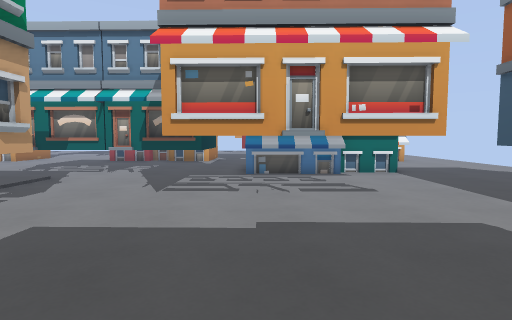
[1] (above)

24 first-person views from a walk through a 3-D level made in the Godot game engine. The camera is 1.2 m above the floor, tilts 4° down and sees 80° across. The floor is counted in squares, 1 m on a side. Each view is taken from the middle of a square. On the plan, view 1 faces up. The plan holds only what a view shows up to about 13 squares ahead; the rest is blank. The place goes on beyond the plan.

[2]
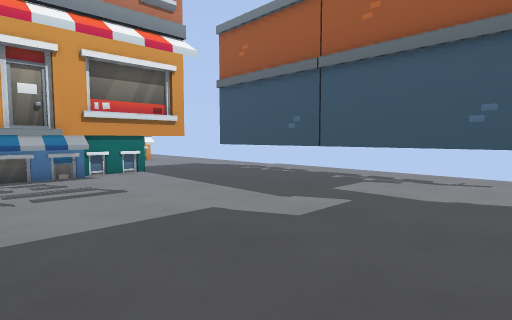

[3]
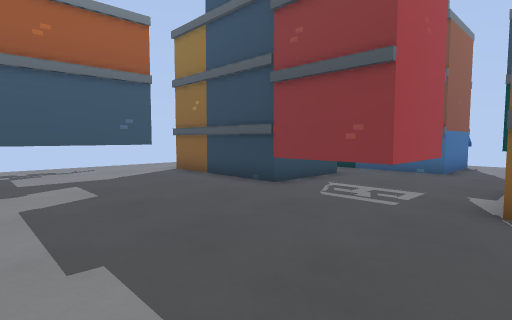

[4]
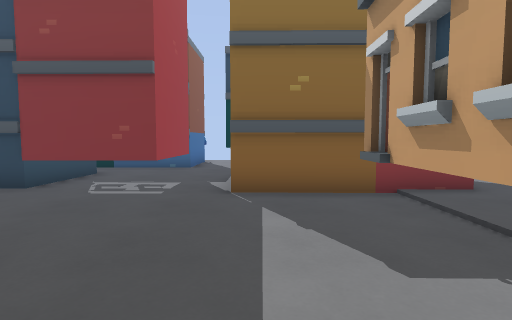

[5]
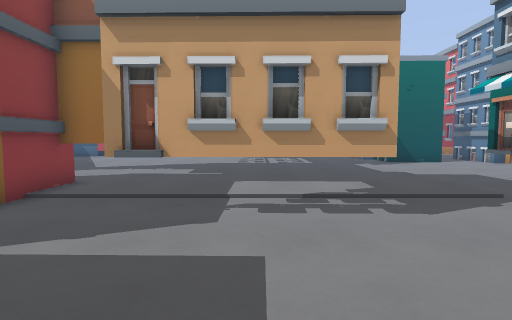

[6]
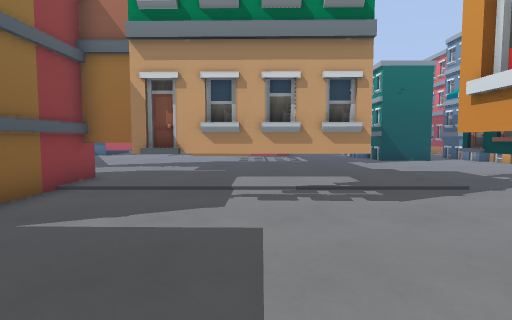

[7]
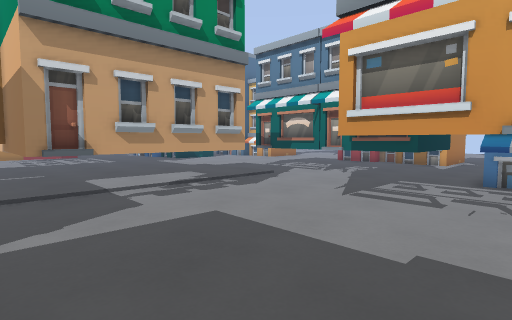

[8]
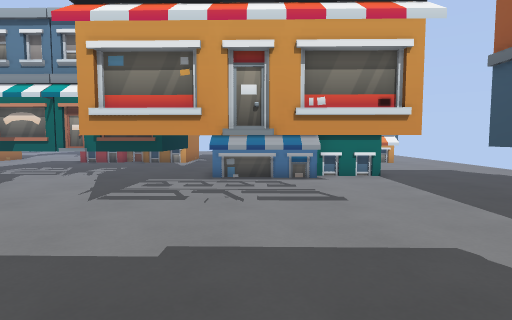

[9]
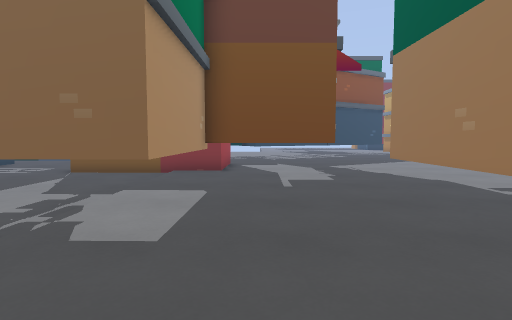

[10]
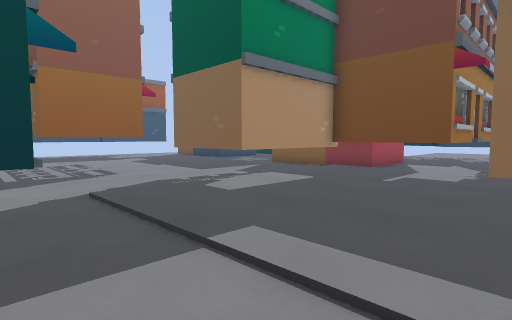

[11]
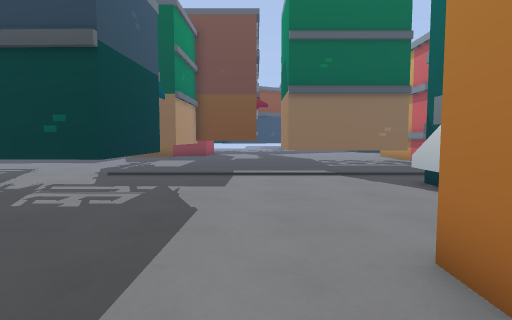

[12]
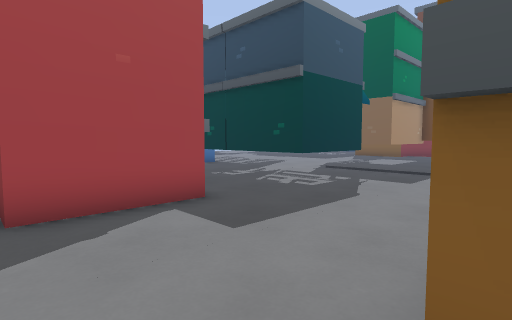

[13]
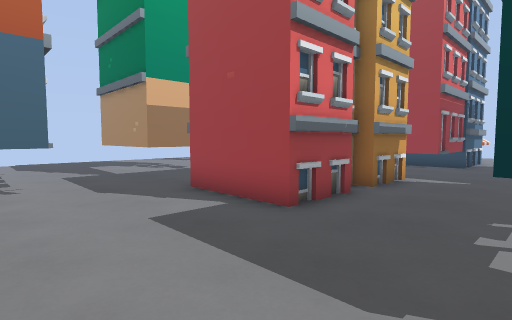

[14]
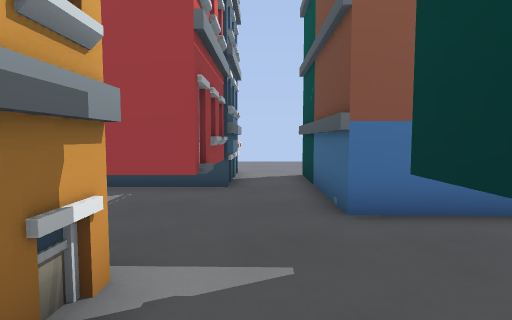

[15]
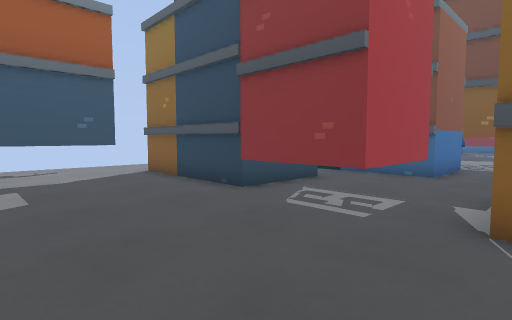

[16]
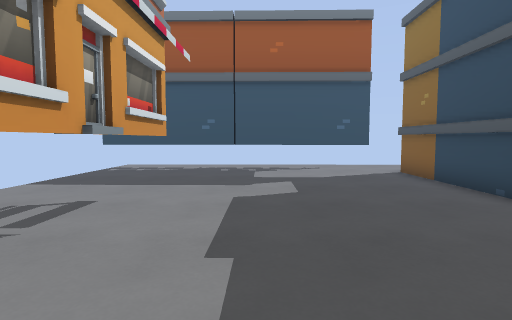

[17]
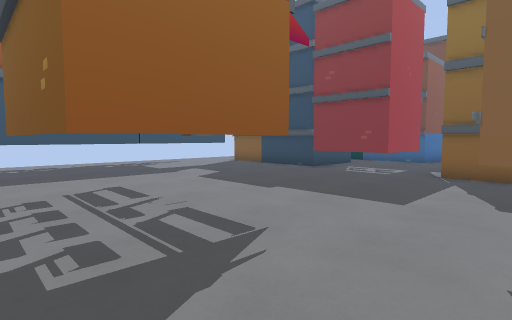

[18]
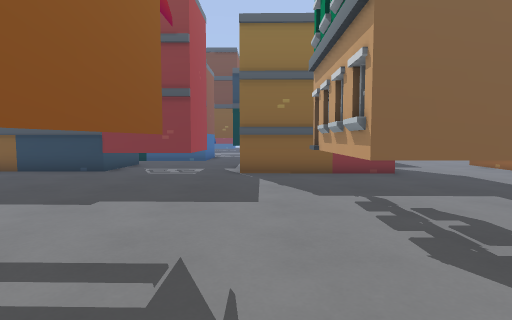

[19]
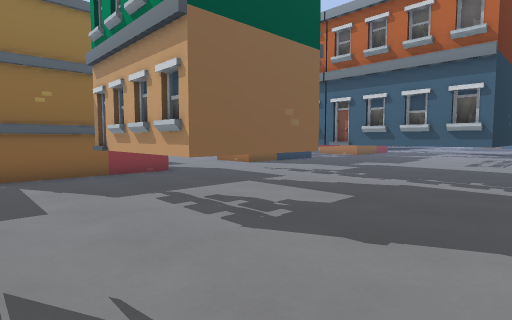

[20]
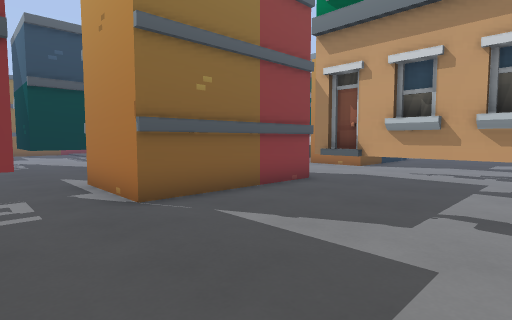

[21]
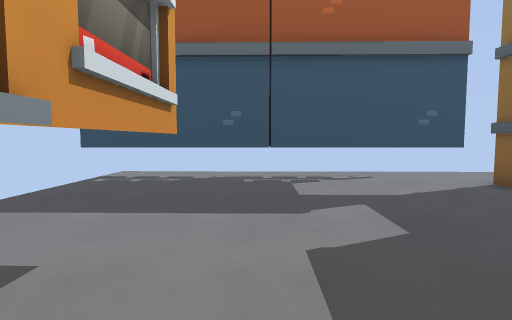

[22]
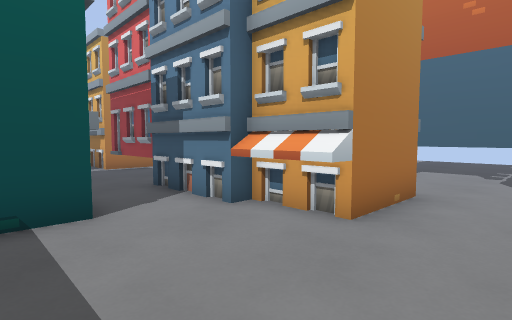

[23]
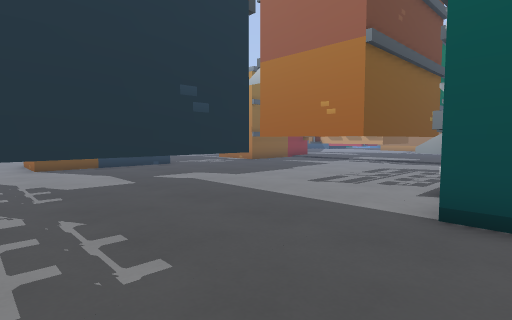

[24]
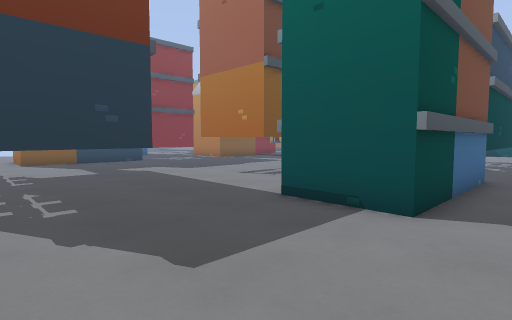

### Floor plan
Key: @ floor where view 1 was taken; # wall or solid block; . floor; = window, fence, low wall or low ledge; ^ raised ledge; T thing the floor can be seen under or through.
Columns run from 13 left of view 1 to 10 right of it. Each row starts with its distance up from view 1.
 30      ..........
 29   #.........#####...#
 28   #........T....=...#
 27   #........T....=...#
 26   #...TTT..TTTTTT...#
 25   #...T T...........#
 24   #...T T...........#
 23    ...T T...........#
 22    ...TTT...........#
 21   #.................###
 20 ........................
 19 #....######..#########..
 18 #....#    #..#  #    #..
 17 #....#=## =..#  #    #..
 16 #.....##.##..########^..
 15 ........................
 14 ........................
 13 .....TTTTTTT.######.....
 12 .....T     T.######.....
 11 .....T     T.######.....
 10 .....TTTTTTT.TTTT.......
  9 ............TTTTT...TTT.
  8 ................=...T  T
  7 ...........T....=...T
  6 #.....TTT..TTTTTT...T
  5 #.....T T...........T
  4 #.....T T...........T
  3 #.....T T...........T
  2 #.TTTTTTT...........T
  1 ..T   T.............T
  0 ..T  T.......@......T
 -1 ..T  ######..########..
 -2 ..T  #     ..#  #   ##.
 -3 ..#  #     ..#  #    #.
 -4   #        ..#  #
 -5            ......
 -6            ......
 -7            #.####
 -8             .#
 -9             .#
-10             .#

Where each view was taken, in squares from view 1:
view 1: 0 up, 0 right, facing up
view 2: 0 up, 0 right, facing up-right
view 3: 5 up, 3 left, facing down-right
view 4: 6 up, 3 left, facing down
view 5: 4 up, 0 right, facing left
view 6: 4 up, 1 right, facing left
view 7: 1 up, 1 right, facing up-left
view 8: 1 up, 1 right, facing up
view 9: 10 up, 9 left, facing down
view 10: 11 up, 13 left, facing down-right
view 11: 19 up, 11 left, facing down
view 12: 20 up, 13 left, facing down-right
view 13: 13 up, 12 left, facing up-right
view 14: 15 up, 5 left, facing right
view 15: 24 up, 3 left, facing down-right
view 16: 24 up, 3 left, facing right
view 17: 30 up, 5 left, facing down-right
view 18: 30 up, 3 left, facing down
view 19: 30 up, 2 left, facing down-left
view 20: 25 up, 0 right, facing down-left
view 21: 25 up, 0 right, facing right
view 22: 12 up, 10 right, facing up-left
view 23: 12 up, 10 right, facing down-left
view 24: 15 up, 10 right, facing down-left
